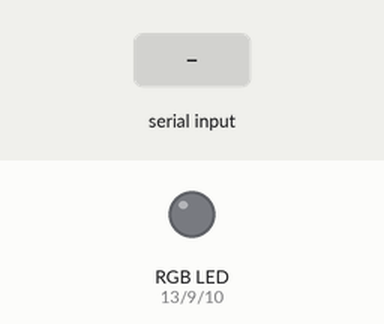
This sketch was run on a simulated Arduino Uno, built with avr-gcc and run on an emulated ATmega328P. Parts: an RGB LED mixed from three pins (HIGH = lit). The inputs (shaded band) are chosen by the test bench.

Above: at 1.2 s.
1.3 s: "0" received over the second serial link
At 1.8 s:
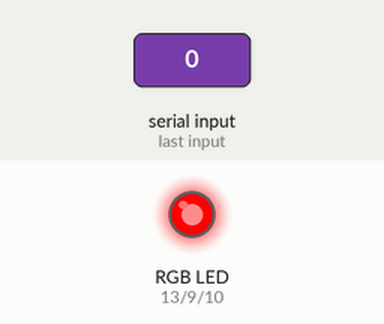
2.8 s: "2" received over the second serial link
At 4.0 s:
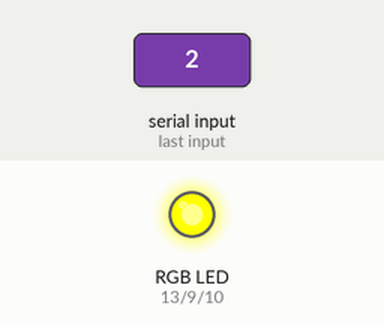
4.3 s: "1" received over the second serial link
At 5.3 s:
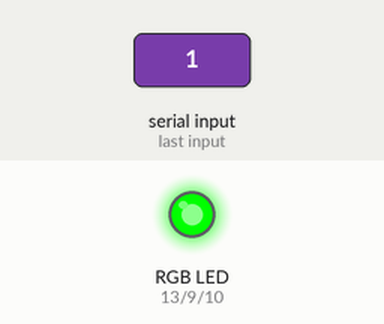
5.8 s: "4" received over the second serial link
At 6.4 s:
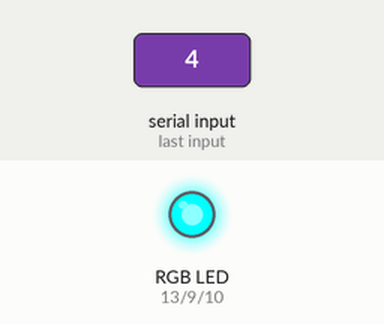
7.3 s: "3" received over the second serial link
At 7.7 s:
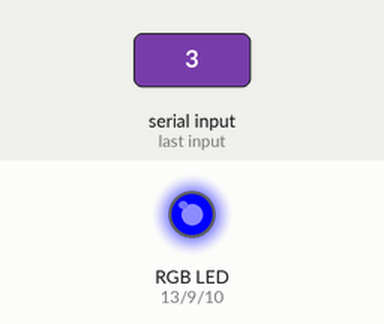
8.8 s: "5" received over the second serial link
At 10.0 s:
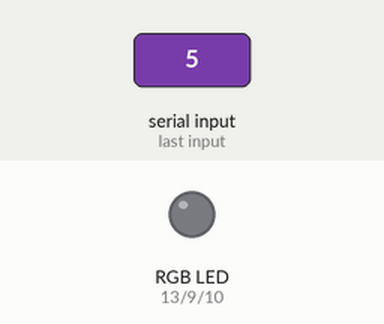
Timing chart, 0 to 11.3 s (numbered marks = the images above; inputs shaded):
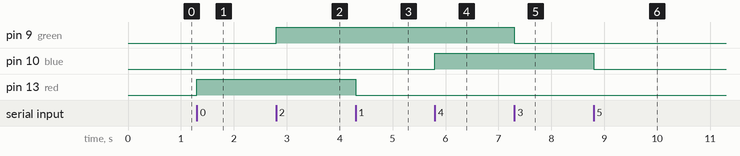

Measured:
- after the input at 1.3 s, pin 13 (red): LOW → HIGH at once
- after the input at 2.8 s, pin 9 (green): LOW → HIGH at once
- after the input at 4.3 s, pin 13 (red): HIGH → LOW at once
- after the input at 5.8 s, pin 10 (blue): LOW → HIGH at once
- after the input at 7.3 s, pin 9 (green): HIGH → LOW at once
- after the input at 8.8 s, pin 10 (blue): HIGH → LOW at once

The sketch:

Bluetooth_RGB.ino
```cpp
#include <SoftwareSerial.h>

int red = 13, green = 9, blue = 10;
char rec;
SoftwareSerial bluetoothBridge(2,3);

void setup()
{
  bluetoothBridge.begin(9600);
  bluetoothBridge.println("Connection established");

  pinMode(red, OUTPUT);
  pinMode(green, OUTPUT);
  pinMode(blue, OUTPUT);
}

void loop()
{
  rec = bluetoothBridge.read();
  switch(rec)
  {
    case '0':
      TurnLedOn(red, "Red on");
    break;
    case '1':
      TurnLedOff(red, "Red off");
    break;
    case '2':
      TurnLedOn(green, "Green on");
    break;
    case '3':
      TurnLedOff(green, "Green off");
    break;
    case '4':
      TurnLedOn(blue, "Blue on");
    break;
    case '5':
      TurnLedOff(blue, "Blue off");
    break;
  }
}

void TurnLedOn(int ledValue, const char* message)
{
  digitalWrite(ledValue, HIGH);
  bluetoothBridge.println(message);
}

void TurnLedOff(int ledValue, const char* message)
{
  digitalWrite(ledValue, LOW);
  bluetoothBridge.println(message);
}
```
